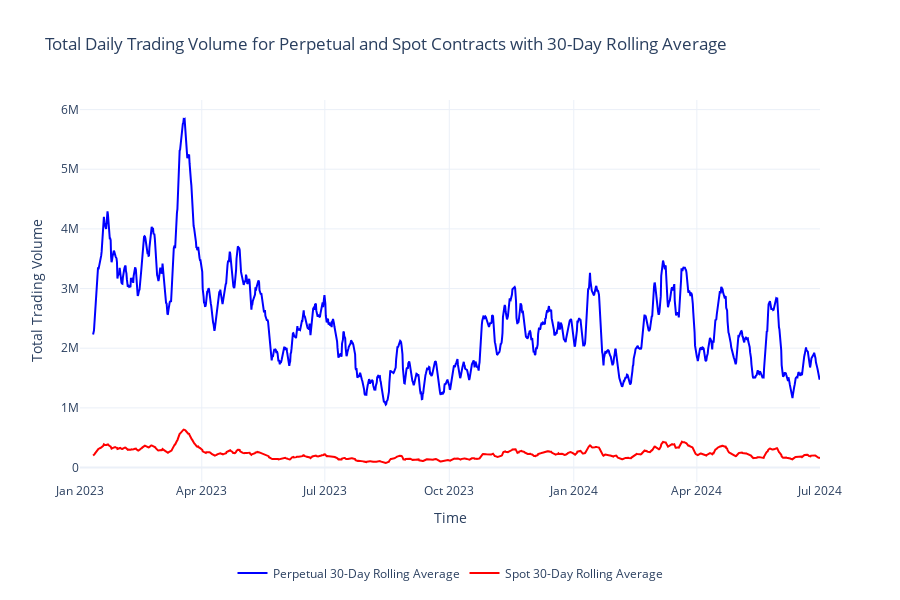

Notebook cell for this chart:
### Code cell
import pandas as pd
import plotly.graph_objects as go

# Load the CSV file
file_path = './data/all_exchanges.csv' 
df = pd.read_csv(file_path)

# Filter for perpetual contracts
perp_df = df[df['contract'] == 'perpetual']

# Convert 'time' to datetime format
perp_df['time'] = pd.to_datetime(perp_df['time'])

# Group by time and sum the volume for perpetual contracts
daily_volume_perp = perp_df.groupby('time')['volume'].sum().reset_index()

# Calculate the 30-day rolling average for perpetual contracts
daily_volume_perp['30_day_rolling_avg'] = daily_volume_perp['volume'].rolling(window=30).mean()

# Filter for spot contracts
spot_df = df[df['contract'] == 'spot']

# Group by time and sum the volume for spot contracts
daily_volume_spot = spot_df.groupby('time')['volume'].sum().reset_index()

# Calculate the 30-day rolling average for spot contracts
daily_volume_spot['30_day_rolling_avg'] = daily_volume_spot['volume'].rolling(window=30).mean()

# Plotting
fig = go.Figure()

# # Plot the actual daily volume for perpetual contracts
# fig.add_trace(go.Scatter(
#     x=daily_volume_perp['time'],
#     y=daily_volume_perp['volume'],
#     mode='lines',
#     name='Perpetual Daily Volume',
#     line=dict(width=2, color='blue')
# ))

# Plot the 30-day rolling average for perpetual contracts
fig.add_trace(go.Scatter(
    x=daily_volume_perp['time'],
    y=daily_volume_perp['30_day_rolling_avg'],
    mode='lines',
    name='Perpetual 30-Day Rolling Average',
    line=dict(width=2, color='blue')  # Different style for the rolling average
))

# # Plot the actual daily volume for spot contracts
# fig.add_trace(go.Scatter(
#     x=daily_volume_spot['time'],
#     y=daily_volume_spot['volume'],
#     mode='lines',
#     name='Spot Daily Volume',
#     line=dict(width=2, color='green')
# ))

# Plot the 30-day rolling average for spot contracts
fig.add_trace(go.Scatter(
    x=daily_volume_spot['time'],
    y=daily_volume_spot['30_day_rolling_avg'],
    mode='lines',
    name='Spot 30-Day Rolling Average',
    line=dict(width=2, color='red')  # Different style for the rolling average
))

fig.update_layout(
    title="Total Daily Trading Volume for Perpetual and Spot Contracts with 30-Day Rolling Average",
    xaxis_title="Time",
    yaxis_title="Total Trading Volume",
    template='plotly_white',
    hovermode='x unified',
    width=900,
    height=600,
    legend=dict(orientation='h', x=0.5, y=-0.2, xanchor='center')
)

fig.update_xaxes(
    tickformat='%b %Y',
    tickangle=0,
    showgrid=True,
    zeroline=True,
    showticklabels=True,
    dtick='M3'
)

fig.show()

### Figure 1 — Plotly figure (JSON) as saved in the notebook; plotly's stock layout.template omitted (floating-point values rounded to 4 significant figures; data arrays with more than 128 entries replaced by an {"elided": "..."} marker saying what was removed)
{"data": [{"line": {"color": "blue", "width": 2}, "mode": "lines", "name": "Perpetual 30-Day Rolling Average", "type": "scatter", "x": {"elided": "1642 str values"}, "y": {"elided": "1642 float values"}}, {"line": {"color": "red", "width": 2}, "mode": "lines", "name": "Spot 30-Day Rolling Average", "type": "scatter", "x": {"elided": "1642 str values"}, "y": {"elided": "1642 float values"}}], "layout": {"height": 600, "hovermode": "x unified", "legend": {"orientation": "h", "x": 0.5, "xanchor": "center", "y": -0.2}, "title": {"text": "Total Daily Trading Volume for Perpetual and Spot Contracts with 30-Day Rolling Average"}, "width": 900, "xaxis": {"dtick": "M3", "showgrid": true, "showticklabels": true, "tickangle": 0, "tickformat": "%b %Y", "title": {"text": "Time"}, "zeroline": true}, "yaxis": {"title": {"text": "Total Trading Volume"}}}}
